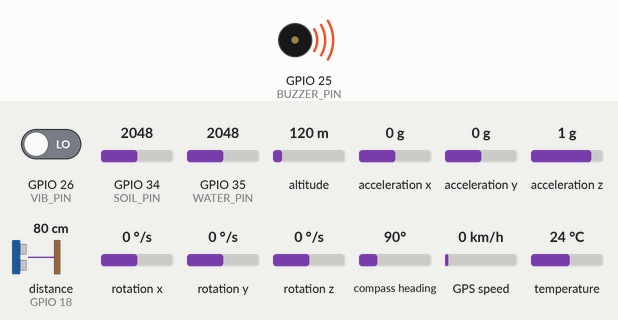
Simulated run of this sketch. Board: ESP32. Parts: buzzer (waves = sounding, pin HIGH). Wiring (inferred from the names in the program): ultrasonic range finder: trigger GPIO 5; echo GPIO 18. The test bench sets the inputs (shaded band); at power-on: GPIO 35 (WATER_PIN) = 2048, GPIO 26 (VIB_PIN) LOW, distance to the obstacle (sensor on GPIO 18) 80 cm, GPIO 34 (SOIL_PIN) = 2048, altitude 120 m, acceleration x 0 g, acceleration y 0 g, acceleration z 1 g, rotation x 0 °/s, rotation y 0 °/s, rotation z 0 °/s, compass heading 90°, GPS speed 0 km/h, temperature 24 °C. The echo pulse lasts 58.3 µs per cm; WiFi joins after 1.5 s; servers stay silent unless stated; the GPS gets a fix after 3 s at 37.7749, -122.4194 with 8 satellites; pins used as bus, display or sensor lines are not drawn; what the sketch prints to the serial monitor is not drawn.

Above: at 2.7 s.
2.8 s: GPIO 35 (WATER_PIN) set to 1856
5.6 s: GPIO 35 (WATER_PIN) set to 1734
At 6.6 s:
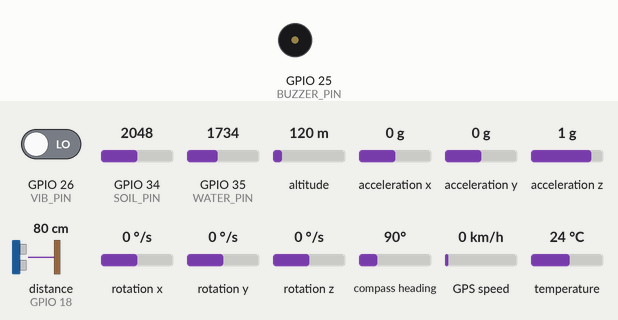
7.7 s: GPIO 26 (VIB_PIN) driven HIGH
At 8.9 s:
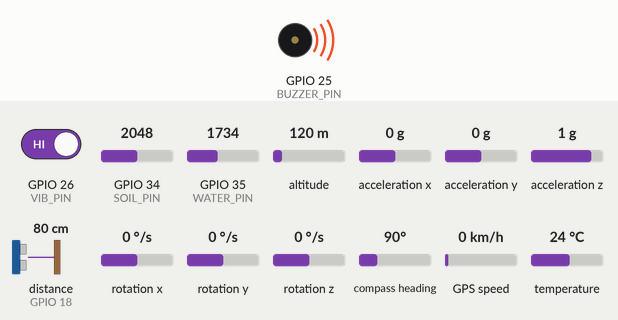
9.8 s: GPIO 26 (VIB_PIN) driven LOW
At 12.5 s:
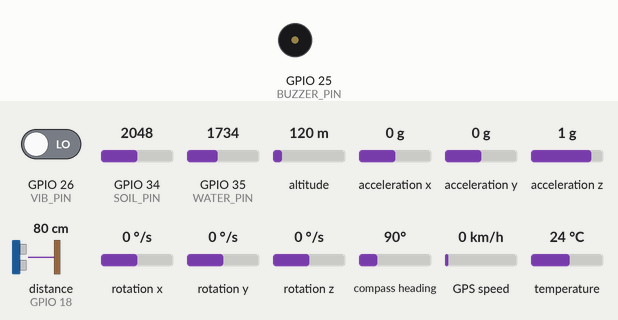
13.0 s: distance to the obstacle (sensor on GPIO 18) set to 12 cm
17.2 s: distance to the obstacle (sensor on GPIO 18) set to 9 cm
At 18.6 s:
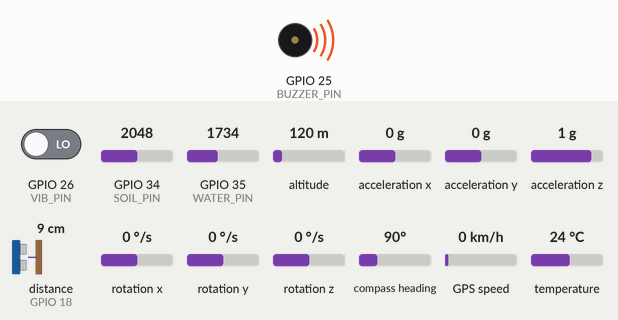
Timing chart, 0 to 19.8 s (numbered marks = the images above; inputs shaded):
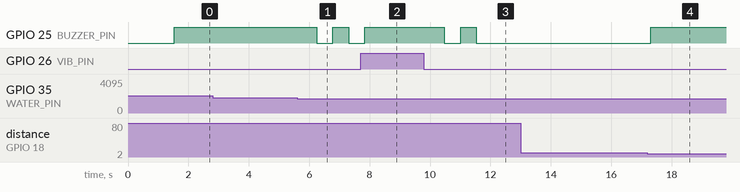

Measured:
- the behaviour switches between 1801 and 1800 on GPIO 35 (WATER_PIN) (found by bisection; images 0 and 1)
- the behaviour switches between 11 and 10 cm on distance to the obstacle (sensor on GPIO 18) (found by bisection; images 3 and 4)
- after the input at 2.8 s, every drawn part: stays the same
- after the input at 5.6 s, GPIO 25 (BUZZER_PIN): HIGH → LOW after 0.65 s, → HIGH 0.54 s later, → LOW 0.52 s later
- after the input at 7.7 s, GPIO 25 (BUZZER_PIN): LOW → HIGH after 0.14 s
- after the input at 9.8 s, GPIO 25 (BUZZER_PIN): HIGH → LOW after 0.67 s, → HIGH 0.54 s later, → LOW 0.52 s later
- after the input at 13.0 s, every drawn part: stays the same
- after the input at 17.2 s, GPIO 25 (BUZZER_PIN): LOW → HIGH after 0.11 s

The sketch:

landslide_monitor_advanced.ino
```cpp
/*
 * ESP32 Landslide Monitoring - Advanced Version with WiFi
 * Sends data to cloud backend every 30 seconds
 */

#include <WiFi.h>
#include <HTTPClient.h>
#include <ArduinoJson.h>
#include <TinyGPS++.h>
#include <Wire.h>
#include <Adafruit_MPU6050.h>
#include <Adafruit_Sensor.h>

// ===== WiFi Configuration =====
const char* ssid = "YOUR_WIFI_SSID";           // Change this
const char* password = "YOUR_WIFI_PASSWORD";    // Change this

// ===== Backend API =====
const char* serverUrl = "https://landslide-api.onrender.com/api/sensor-data";

// ===== PINS =====
#define SOIL_PIN 34
#define WATER_PIN 35
#define VIB_PIN 26
#define TRIG_PIN 5
#define ECHO_PIN 18
#define BUZZER_PIN 25

// GPS
HardwareSerial gpsSerial(2);
TinyGPSPlus gps;

// MPU6050
Adafruit_MPU6050 mpu;

// ===== VARIABLES =====
bool vibrationDetected = false;
bool tiltDetected = false;
long duration;
float distance;

// Tilt calibration
float refX = 0, refY = 0;
bool calibrated = false;
int sampleCount = 0;

// Buzzer
unsigned long lastBeep = 0;
int beepCount = 0;
bool buzzerState = false;

// WiFi & Data sending
unsigned long lastSendTime = 0;
const unsigned long sendInterval = 30000; // 30 seconds

void setup() {
  Serial.begin(115200);

  pinMode(VIB_PIN, INPUT);
  pinMode(TRIG_PIN, OUTPUT);
  pinMode(ECHO_PIN, INPUT);
  pinMode(BUZZER_PIN, OUTPUT);

  gpsSerial.begin(9600, SERIAL_8N1, 4, 2);
  Wire.begin(21, 22);

  if (!mpu.begin()) {
    Serial.println("MPU6050 NOT detected ❌");
  } else {
    Serial.println("MPU6050 Connected ✅");
  }

  Serial.println("⚠️ Keep system still for 3–5 sec (calibration)");

  // Connect to WiFi
  connectWiFi();
}

void connectWiFi() {
  Serial.println("\n🌐 Connecting to WiFi...");
  WiFi.begin(ssid, password);

  int attempts = 0;
  while (WiFi.status() != WL_CONNECTED && attempts < 20) {
    delay(500);
    Serial.print(".");
    attempts++;
  }

  if (WiFi.status() == WL_CONNECTED) {
    Serial.println("\n✅ WiFi Connected!");
    Serial.print("IP Address: ");
    Serial.println(WiFi.localIP());
  } else {
    Serial.println("\n❌ WiFi Connection Failed");
  }
}

void loop() {
  // Read all sensors
  int soil = analogRead(SOIL_PIN);
  int water = analogRead(WATER_PIN);

  // Water sensor error handling
  if (water >= 4000) {
    Serial.println("⚠️ Water sensor error / overflow");
    water = 0;
  }

  // Vibration
  vibrationDetected = digitalRead(VIB_PIN);

  // Ultrasonic
  digitalWrite(TRIG_PIN, LOW);
  delayMicroseconds(2);
  digitalWrite(TRIG_PIN, HIGH);
  delayMicroseconds(10);
  digitalWrite(TRIG_PIN, LOW);
  duration = pulseIn(ECHO_PIN, HIGH, 30000);

  if (duration == 0) distance = -1;
  else distance = duration * 0.034 / 2;

  // GPS
  while (gpsSerial.available()) {
    gps.encode(gpsSerial.read());
  }

  // MPU6050 Tilt
  sensors_event_t a, g, temp;
  mpu.getEvent(&a, &g, &temp);

  float angleX = atan(a.acceleration.x / sqrt(pow(a.acceleration.y, 2) + pow(a.acceleration.z, 2))) * 180 / PI;
  float angleY = atan(a.acceleration.y / sqrt(pow(a.acceleration.x, 2) + pow(a.acceleration.z, 2))) * 180 / PI;

  // Smoothing
  static float smoothX = 0;
  static float smoothY = 0;
  smoothX = 0.8 * smoothX + 0.2 * angleX;
  smoothY = 0.8 * smoothY + 0.2 * angleY;

  // Calibration
  if (!calibrated) {
    refX += smoothX;
    refY += smoothY;
    sampleCount++;
    if (sampleCount >= 30) {
      refX /= 30;
      refY /= 30;
      calibrated = true;
      Serial.println("✅ Tilt calibrated");
    }
    tiltDetected = false;
  } else {
    float changeX = abs(smoothX - refX);
    float changeY = abs(smoothY - refY);
    tiltDetected = (changeX > 12 || changeY > 12);
  }

  // Risk calculation
  String risk = "NORMAL";
  if (soil < 2000 || water > 1200 || distance < 20) {
    risk = "WARNING";
  }
  if (soil < 1500 || water > 1800 || vibrationDetected || tiltDetected || distance < 10) {
    risk = "CRITICAL";
  }

  // Buzzer logic
  if (risk == "CRITICAL") {
    digitalWrite(BUZZER_PIN, HIGH);
    beepCount = 0;
  }
  else if (risk == "WARNING") {
    if (beepCount < 4) {
      if (millis() - lastBeep > 300) {
        buzzerState = !buzzerState;
        digitalWrite(BUZZER_PIN, buzzerState);
        lastBeep = millis();
        beepCount++;
      }
    } else {
      digitalWrite(BUZZER_PIN, LOW);
    }
  }
  else {
    digitalWrite(BUZZER_PIN, LOW);
    beepCount = 0;
  }

  // Print to Serial
  Serial.println("------ DATA ------");
  Serial.print("Soil: "); Serial.println(soil);
  Serial.print("Water: "); Serial.println(water);
  Serial.print("Vibration: ");
  Serial.println(vibrationDetected ? "Detected 💥" : "No Activity");
  Serial.print("Tilt: ");
  Serial.println(tiltDetected ? "Tilted ⚠️" : "Stable");
  Serial.print("Distance: ");
  if (distance == -1) Serial.println("No Sensor");
  else {
    Serial.print(distance);
    Serial.println(" cm");
  }
  if (gps.location.isValid()) {
    Serial.print("Location: https://maps.google.com/?q=");
    Serial.print(gps.location.lat(), 6);
    Serial.print(",");
    Serial.println(gps.location.lng(), 6);
  } else {
    Serial.println("GPS: Waiting...");
  }
  Serial.print("🚨 Risk Level: ");
  Serial.println(risk);
  Serial.println("------------------\n");

  // Send data to cloud every 30 seconds
  unsigned long currentTime = millis();
  if (currentTime - lastSendTime >= sendInterval) {
    sendDataToCloud(soil, water, distance, smoothX, smoothY, vibrationDetected, tiltDetected);
    lastSendTime = currentTime;
  }

  delay(500);
}

void sendDataToCloud(int soil, int water, float distance, float tiltX, float tiltY, bool vibration, bool tilt) {
  if (WiFi.status() != WL_CONNECTED) {
    Serial.println("❌ WiFi not connected. Reconnecting...");
    connectWiFi();
    return;
  }

  HTTPClient http;
  http.begin(serverUrl);
  http.addHeader("Content-Type", "application/json");

  // Convert raw sensor values to expected format
  // Soil moisture: map from 0-4095 to 0-100 (invert: lower reading = more moisture)
  float soilMoisture = map(soil, 0, 4095, 100, 0);
  if (soilMoisture < 0) soilMoisture = 0;
  if (soilMoisture > 100) soilMoisture = 100;

  // Water level: map from 0-4095 to 0-20 cm
  float waterLevel = map(water, 0, 4095, 0, 20);
  if (waterLevel < 0) waterLevel = 0;

  // Tilt angle: use magnitude of change from reference
  float tiltAngle = sqrt(pow(tiltX, 2) + pow(tiltY, 2));

  // Vibration: convert boolean to numeric (0 or 10)
  int vibrationValue = vibration ? 10 : 0;

  // Create JSON payload
  StaticJsonDocument<512> doc;
  doc["soilMoisture"] = soilMoisture;
  doc["waterLevel"] = waterLevel;
  doc["tilt"] = tiltAngle;
  doc["vibration"] = vibrationValue;
  doc["ultrasonicDistance"] = distance > 0 ? distance : 100;

  // GPS coordinates
  if (gps.location.isValid()) {
    doc["latitude"] = gps.location.lat();
    doc["longitude"] = gps.location.lng();
  } else {
    doc["latitude"] = 0.0;
    doc["longitude"] = 0.0;
  }

  String jsonString;
  serializeJson(doc, jsonString);

  Serial.println("\n📡 Sending to cloud...");
  Serial.println(jsonString);

  // Send HTTP POST
  int httpResponseCode = http.POST(jsonString);

  if (httpResponseCode > 0) {
    Serial.print("✅ Data sent successfully! Response code: ");
    Serial.println(httpResponseCode);

    String response = http.getString();
    Serial.println("Response: " + response);
  } else {
    Serial.print("❌ Error sending data. Code: ");
    Serial.println(httpResponseCode);
  }

  http.end();
}
```
